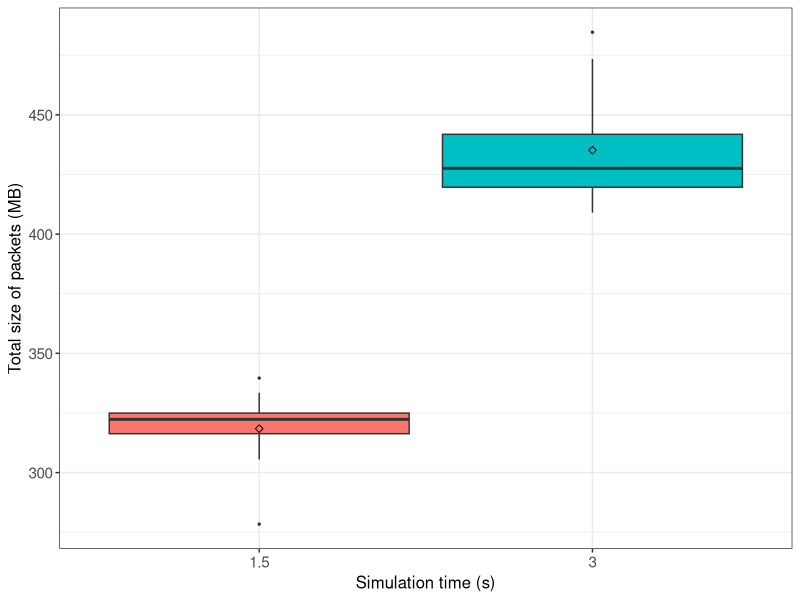

The R source for this figure: (Note: this script raises an error after producing the figure.)
## ---- chunk 1
if (!require('tidyverse')) install.packages('tidyverse', dependencies = TRUE); library('tidyverse')
if (!require('ggpubr')) install.packages('ggpubr', dependencies = TRUE); library('ggpubr')
if (!require('rstatix')) install.packages('rstatix', dependencies = TRUE); library('rstatix')
if (!require('ggplot2')) install.packages('ggplot2', dependencies = TRUE); library('ggplot2')
## ---- chunk 2
data <- read.csv(file = '../../raw_data/test_sim_period/run_table.csv')
data$size_of_packets <- data$size_of_packets / 1000000
data <- subset(data, select = c(X__run_id, sim_period, size_of_packets))
data$sim_period <- as.factor(data$sim_period)
data$size_of_packets <- as.numeric(data$size_of_packets)
## ---- chunk 3
data %>%
  group_by(sim_period) %>%
  get_summary_stats(size_of_packets, type = "mean_sd")
## ---- chunk 4
#pdf(file = "../../figures/sim_time_effect/size-of-packets.pdf")

ggplot(data, aes(x = sim_period, y = size_of_packets, fill = sim_period)) +
  theme_bw() + 
  geom_boxplot(width = 0.9, outlier.size = 0.5) + 
  stat_summary(fun = mean, color = 'black', geom = 'point', shape = 5, size = 1.5) +
  labs(x = "Simulation time (s)", y = "Total size of packets (MB)") +
  theme(legend.position = 'none') +
  theme(
    axis.title.x = element_text(size = 12, family = 'sans'),
    axis.title.y = element_text(size = 12, family = 'sans'),
    axis.text.x = element_text(size = 11, family = 'sans'),
    axis.text.y = element_text(size = 11, family = 'sans')
  )

#dev.off()
## ---- chunk 5
data %>% 
  group_by(sim_period) %>%
  identify_outliers(size_of_packets)
## ---- chunk 6
data %>%
  rstatix::wilcox_test(size_of_packets ~ sim_period) %>%
  add_significance()
## ---- chunk 7
data %>%
  wilcox_effsize(size_of_packets ~ sim_period)
